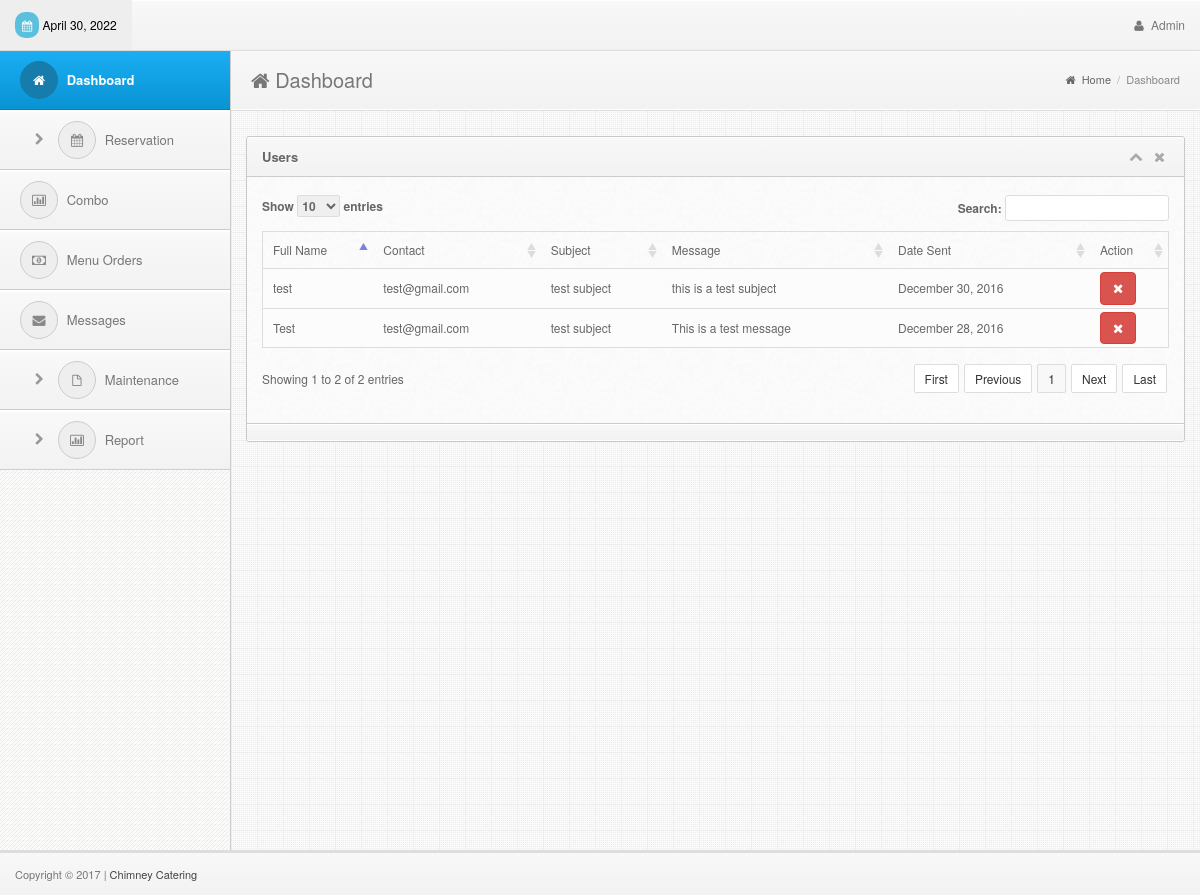
The page /admin/messages.php (signed in) on the database its author committed.
### tables this page shows
CREATE TABLE `message` (
  `message_id` int(11) NOT NULL,
  `fullname` varchar(100) NOT NULL,
  `email` varchar(100) NOT NULL,
  `subject` varchar(30) NOT NULL,
  `message` varchar(1000) NOT NULL,
  `date` timestamp NOT NULL DEFAULT current_timestamp() ON UPDATE current_timestamp()
);

### admin/messages.php (the view, shortened to what this page needs)
<!DOCTYPE html>
<html lang="en">
<head>
  <?php include('../includes/links.php');?>
</head>
<body>
<div class="navbar navbar-fixed-top bs-docs-nav" role="banner">
    <div class="conjtainer">
      <?php include('../includes/topbar.php');?>
    </div>
  </div>
<div class="content" style="margin-top:10px">
    <?php include('../includes/sidebar.php');?>
    <div class="mainbar">
      <div class="page-head">
        <h2 class="pull-left"><i class="fa fa-home"></i> Dashboard</h2>
        <div class="bread-crumb pull-right">
          <a href="index.html"><i class="fa fa-home"></i> Home</a>
          <span class="divider">/</span>
          <a href="#" class="bread-current">Dashboard</a>
        </div>
        <div class="clearfix"></div>
      </div>
      <div class="matter">
        <div class="container">
          <div class="row">
            <div class="col-md-12">
              <div class="widget">
                <div class="widget-head">
                  <div class="pull-left"> Users
                  </div>
                  <div class="widget-icons pull-right">
                    <a href="#" class="wminimize"><i class="fa fa-chevron-up"></i></a>
                    <a href="#" class="wclose"><i class="fa fa-times"></i></a>
                  </div>
                  <div class="clearfix"></div>
                </div>
                <div class="widget-content">
                  <div class="padd">
              <div class="page-tables">
                <div class="table-responsive">
                  <table cellpadding="0" cellspacing="0" border="0" id="data-table" width="100%">
                    <thead>
                      <tr>
                        <th>Full Name</th>
                        <th>Contact</th>
                        <th>Subject</th>
                        <th>Message</th>
                        <th>Date Sent</th>
                        <th>Action</th>
                      </tr>
                    </thead>
                    <tbody>
<?php
include('../includes/dbcon.php');
    $query=mysqli_query($con,"select * from message order by date desc")or die(mysqli_error());
      while ($row=mysqli_fetch_array($query)){
        $id=$row['message_id'];
        $fullname=$row['fullname'];
        $email=$row['email'];
        $subject=$row['subject'];
		$message=$row['message'];
?>
                      <tr>
                        <td><?php echo $fullname;?></td>
                        <td><?php echo $email;?></td>
                        <td><?php echo $subject;?></td>
                        <td><?php echo $message;?></td>
                        <td><?php echo date("F d, Y", strtotime($row['date'])); ?></td>
                        <td>
                              <a href="#myModal" class="btn btn-danger" data-target="#update<?php echo $id;?>" data-toggle="modal">
                                <i class="fa fa-times"></i>
                              </a>
                        </td>
                      </tr>
<?php }?>
                    </tbody>
                  </table>
                  <div class="clearfix"></div>
                </div>
                </div>
              </div>
                  </div>
                  <div class="widget-foot">
                  </div>
                </div>
              </div>
            </div>
          </div>
        </div>
      </div>
    </div>
<?php include('../includes/footer.php');?>
</body>
</html>

### admin/css/style.css (style rules this page uses)
body { font-size: 12px; line-height: 22px; color: #666; border-top: 3px solid #eee; background:#343434 url("../img/back.png") repeat; padding-top: 37px; -webkit-font-smoothing: antialiased; }
h1,h2,h3,h4,h5,h6 { padding: 2px 0px; margin: 2px 0px; color: #777; }
h2 { font-size: 25px; line-height: 35px; }
a { color: #026b9c; }
.navbar * { font-weight: normal !important; text-shadow:none !important; }
.navbar { background-color: #f8f8f8; background: -webkit-gradient(linear, left top, left bottom, from(#f8f8f8), to(#f2f2f2)); background: -webkit-linear-gradient(top, #f8f8f8, #f2f2f2); background: -moz-linear-gradient(top, #f8f8f8, #f2f2f2); background: -ms-linear-gradient(top, #f8f8f8, #f2f2f2); background: -o-linear-gradient(top, #f8f8f8, #f2f2f2); background: linear-gradient(top, #f8f8f8, #f2f2f2); border-bottom: 1px solid #ddd; box-shadow: inset 0px 1px 1px #fff; }
.mainbar { position: relative; margin-left: 230px; margin-right: 0px; width: auto; background:#eee url("../img/main-back.png") repeat; border-left: 1px solid #ccc; z-index: 50; min-height: 800px; }
.mainbar .container { max-width:100% !important; width: 100% !important; }
.page-tables #data-table { margin-bottom: 20px; }
.page-tables #data-table { border:1px solid #ddd; }
.page-tables table#data-table thead th { padding:7px 10px; font-weight:normal; border-bottom:0px; }
.page-tables table#data-table td { background:#fcfcfc; border-top:1px solid #ddd; }
.mainbar .page-head { background-color: #f8f8f8; background: -webkit-gradient(linear, left top, left bottom, from(#f8f8f8), to(#f2f2f2)); background: -webkit-linear-gradient(top, #f8f8f8, #f2f2f2); background: -moz-linear-gradient(top, #f8f8f8, #f2f2f2); background: -ms-linear-gradient(top, #f8f8f8, #f2f2f2); background: -o-linear-gradient(top, #f8f8f8, #f2f2f2); background: linear-gradient(top, #f8f8f8, #f2f2f2); padding: 8px 20px; border-bottom: 1px solid #fff; box-shadow: inset 0px 1px 1px #fff; }
.mainbar .page-head h2 { font-weight: normal; font-size: 20px; }
.mainbar .bread-crumb { font-size: 11px; margin-top: 10px; color: #aaa; }
.mainbar .bread-crumb i { margin-right: 3px; }
.mainbar .bread-crumb .divider { margin: 0px 3px; }
.mainbar .bread-crumb a { color: #666; }
.mainbar .bread-crumb a.bread-current { color: #888; }
.mainbar .matter { border-top: 1px solid #ddd; padding: 15px 0px; }
.widget { border: 1px solid #c9c9c9; border-radius: 3px; margin-top: 10px; margin-bottom: 20px; background: #fafafa url('../img/cream.png') repeat; }
.widget .padd, .modal-body { padding: 13px 15px; }
.widget .widget-head,.modal-header { background-color: #f8f8f8; background: -webkit-gradient(linear, left top, left bottom, from(#f8f8f8), to(#f2f2f2)); background: -webkit-linear-gradient(top, #f8f8f8, #f2f2f2); background: -moz-linear-gradient(top, #f8f8f8, #f2f2f2); background: -ms-linear-gradient(top, #f8f8f8, #f2f2f2); background: -o-linear-gradient(top, #f8f8f8, #f2f2f2); background: linear-gradient(top, #f8f8f8, #f2f2f2); border-top-right-radius: 3px; border-top-left-radius: 3px; text-shadow:0px 1px #fff; border-bottom: 1px solid #ccc; border-top: 1px solid #fff; color: #666; font-size: 13px; font-weight: bold; padding: 8px 15px; }
.widget .widget-head .widget-icons i { font-size: 14px; margin: 0px 4px; }
.widget .widget-head .widget-icons a { color: #aaa; }
.widget .widget-foot, .modal-footer { background-color: #f8f8f8; background: -webkit-gradient(linear, left top, left bottom, from(#f8f8f8), to(#f2f2f2)); background: -webkit-linear-gradient(top, #f8f8f8, #f2f2f2); background: -moz-linear-gradient(top, #f8f8f8, #f2f2f2); background: -ms-linear-gradient(top, #f8f8f8, #f2f2f2); background: -o-linear-gradient(top, #f8f8f8, #f2f2f2); background: linear-gradient(top, #f8f8f8, #f2f2f2); border-bottom-right-radius: 3px; border-bottom-left-radius: 3px; text-shadow:0px 1px #fff; border-bottom: 1px solid #fff; border-top: 1px solid #ccc; padding: 8px 15px; font-size: 12px; color: #555; box-shadow: inset 0px 1px 1px #fff; }

### rows shown on the page
message: fullname "test", email "test@gmail.com", subject "test subject", message "this is a test subject", date "December 30, 2016"
message: fullname "Test", email "test@gmail.com", subject "test subject", message "This is a test message", date "December 28, 2016"
